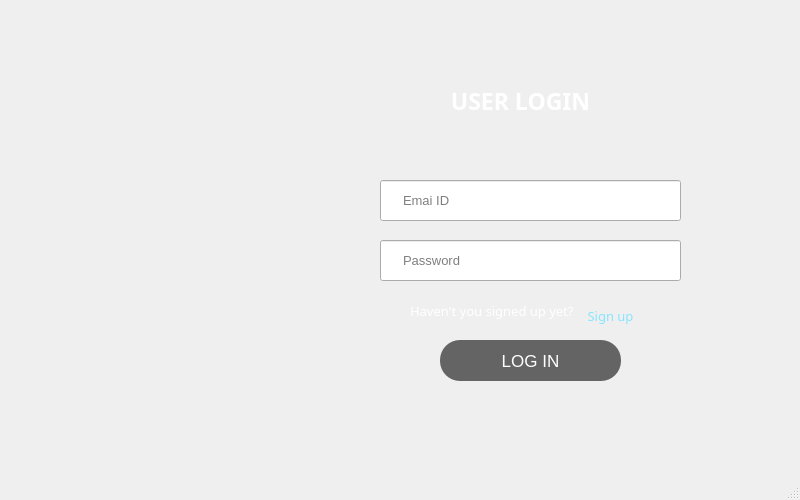
<?xml version="1.0" encoding="UTF-8"?>
<ui version="4.0">
 <class>login</class>
 <widget class="QMainWindow" name="login">
  <property name="geometry">
   <rect>
    <x>0</x>
    <y>0</y>
    <width>800</width>
    <height>500</height>
   </rect>
  </property>
  <property name="minimumSize">
   <size>
    <width>800</width>
    <height>500</height>
   </size>
  </property>
  <property name="maximumSize">
   <size>
    <width>800</width>
    <height>500</height>
   </size>
  </property>
  <property name="windowTitle">
   <string>MainWindow</string>
  </property>
  <widget class="QWidget" name="centralwidget">
   <widget class="QLabel" name="label">
    <property name="geometry">
     <rect>
      <x>0</x>
      <y>0</y>
      <width>791</width>
      <height>461</height>
     </rect>
    </property>
    <property name="text">
     <string/>
    </property>
    <property name="pixmap">
     <pixmap resource="resources.qrc">:/resources/USER LOGIN.png</pixmap>
    </property>
    <property name="scaledContents">
     <bool>true</bool>
    </property>
   </widget>
   <widget class="QLabel" name="label_2">
    <property name="geometry">
     <rect>
      <x>420</x>
      <y>80</y>
      <width>201</width>
      <height>41</height>
     </rect>
    </property>
    <property name="font">
     <font>
      <family>Yu Gothic</family>
      <pointsize>17</pointsize>
      <bold>true</bold>
     </font>
    </property>
    <property name="styleSheet">
     <string notr="true">QLabel{
color:white;

}</string>
    </property>
    <property name="text">
     <string>USER LOGIN</string>
    </property>
    <property name="alignment">
     <set>Qt::AlignmentFlag::AlignCenter</set>
    </property>
   </widget>
   <widget class="QLineEdit" name="Emailid">
    <property name="geometry">
     <rect>
      <x>380</x>
      <y>180</y>
      <width>301</width>
      <height>41</height>
     </rect>
    </property>
    <property name="font">
     <font>
      <pointsize>10</pointsize>
     </font>
    </property>
    <property name="styleSheet">
     <string notr="true">QLineEdit{
padding-left:20px;
	

}</string>
    </property>
    <property name="placeholderText">
     <string>Emai ID</string>
    </property>
   </widget>
   <widget class="QLineEdit" name="Password">
    <property name="geometry">
     <rect>
      <x>380</x>
      <y>240</y>
      <width>301</width>
      <height>41</height>
     </rect>
    </property>
    <property name="font">
     <font>
      <pointsize>10</pointsize>
     </font>
    </property>
    <property name="styleSheet">
     <string notr="true">QLineEdit{
padding-left:20px;
}</string>
    </property>
    <property name="placeholderText">
     <string>Password</string>
    </property>
   </widget>
   <widget class="QPushButton" name="Gotodash">
    <property name="geometry">
     <rect>
      <x>440</x>
      <y>340</y>
      <width>181</width>
      <height>41</height>
     </rect>
    </property>
    <property name="font">
     <font>
      <pointsize>13</pointsize>
     </font>
    </property>
    <property name="styleSheet">
     <string notr="true">QPushButton{
color:white;
	background-color: rgb(100, 100, 100);
border:none;
border-radius:20px;
}
QPushButton:hover{
	background-color: rgb(193, 90, 233);
}</string>
    </property>
    <property name="text">
     <string>LOG IN</string>
    </property>
   </widget>
   <widget class="QLabel" name="label_3">
    <property name="geometry">
     <rect>
      <x>410</x>
      <y>300</y>
      <width>271</width>
      <height>21</height>
     </rect>
    </property>
    <property name="font">
     <font>
      <family>Yu Gothic</family>
      <pointsize>10</pointsize>
     </font>
    </property>
    <property name="styleSheet">
     <string notr="true">QLabel{
color:white;
}</string>
    </property>
    <property name="text">
     <string>Haven't you signed up yet?</string>
    </property>
   </widget>
   <widget class="QPushButton" name="Gotosignup">
    <property name="geometry">
     <rect>
      <x>560</x>
      <y>300</y>
      <width>101</width>
      <height>31</height>
     </rect>
    </property>
    <property name="font">
     <font>
      <family>Yu Gothic</family>
      <pointsize>10</pointsize>
     </font>
    </property>
    <property name="styleSheet">
     <string notr="true">QPushButton{
	color: rgb(135, 229, 255);
background:transparent;
border:none;
}</string>
    </property>
    <property name="text">
     <string>Sign up</string>
    </property>
   </widget>
   <widget class="QLabel" name="label_4">
    <property name="geometry">
     <rect>
      <x>350</x>
      <y>190</y>
      <width>21</width>
      <height>21</height>
     </rect>
    </property>
    <property name="text">
     <string/>
    </property>
    <property name="pixmap">
     <pixmap resource="resources.qrc">:/resources/icons8-email-30.png</pixmap>
    </property>
    <property name="scaledContents">
     <bool>true</bool>
    </property>
   </widget>
   <widget class="QLabel" name="label_5">
    <property name="geometry">
     <rect>
      <x>350</x>
      <y>250</y>
      <width>21</width>
      <height>21</height>
     </rect>
    </property>
    <property name="text">
     <string/>
    </property>
    <property name="pixmap">
     <pixmap resource="resources.qrc">:/resources/icons8-password-50.png</pixmap>
    </property>
    <property name="scaledContents">
     <bool>true</bool>
    </property>
   </widget>
  </widget>
  <widget class="QMenuBar" name="menubar">
   <property name="geometry">
    <rect>
     <x>0</x>
     <y>0</y>
     <width>800</width>
     <height>18</height>
    </rect>
   </property>
  </widget>
  <widget class="QStatusBar" name="statusbar"/>
 </widget>
 <resources>
  <include location="resources.qrc"/>
 </resources>
 <connections/>
</ui>
